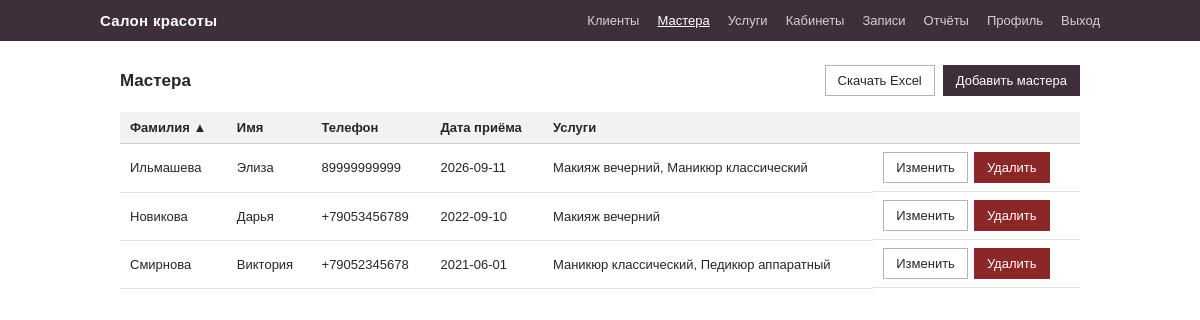
Screenshot of /frontend/pages/masters.php (signed in) with the database file from the repository.
### tables this page shows
CREATE TABLE `masters` (
  `id` int UNSIGNED NOT NULL,
  `last_name` varchar(50) NOT NULL,
  `first_name` varchar(50) NOT NULL,
  `phone` varchar(20) NOT NULL,
  `hire_date` date NOT NULL
);

### backend/functions/session.php (called while the page is built, shortened)
<?php
function h(?string $value): string
{
    return htmlspecialchars((string)$value, ENT_QUOTES, 'UTF-8');
}
function queryStringWith(array $overrides): string
{
    $params = array_merge($_GET, $overrides);
    return '?' . http_build_query($params);
}
function nextSortDirection(string $column, string $currentSort, string $currentDir): string
{
    return ($currentSort === $column && $currentDir === 'asc') ? 'desc' : 'asc';
}
function sortIndicator(string $column, string $currentSort, string $currentDir): string
{
    if ($currentSort !== $column) {
        return '';
    }
    return $currentDir === 'asc' ? ' ▲' : ' ▼';
}

### backend/classes/MasterContext.php (called while the page is built, shortened)
<?php
require_once __DIR__ . '/../models/Master.php';
class MasterContext
{
    private mysqli $mysqli;
    public function __construct(mysqli $mysqli)
    {
        $this->mysqli = $mysqli;
    }
    public function getAllWithServices(
        string $sortColumn = 'last_name',
        string $sortDirection = 'ASC',
        int $limit = 0,
        int $offset = 0
    ): array {
        $sortDirection = strtoupper($sortDirection) === 'DESC' ? 'DESC' : 'ASC';
        $sql = "SELECT m.id, m.last_name, m.first_name, m.phone, m.hire_date,
                       GROUP_CONCAT(s.name ORDER BY s.name SEPARATOR ', ') AS services
                FROM masters m
                LEFT JOIN master_service ms ON ms.master_id = m.id
                LEFT JOIN services s ON s.id = ms.service_id
                GROUP BY m.id
                ORDER BY m.{$sortColumn} {$sortDirection}";
        $params = [];
        $types = '';
        if ($limit > 0) {
            $sql .= " LIMIT ? OFFSET ?";
            $params = [$limit, $offset];
            $types = 'ii';
        }
        $stmt = $this->mysqli->prepare($sql);
        if ($params) {
            $stmt->bind_param($types, ...$params);
        }
        $stmt->execute();
        $result = $stmt->get_result();
        $rows = [];
        while ($row = $result->fetch_assoc()) {
            $rows[] = [
                'master'   => $this->mapRow($row),
                'services' => $row['services'] ?? '',
            ];
        }
        return $rows;
    }
    public function countAll(): int
    {
        $result = $this->mysqli->query("SELECT COUNT(*) AS cnt FROM masters");
        $row = $result->fetch_assoc();
        return (int)$row['cnt'];
    }
    private function mapRow(array $row): Master
    {
        return new Master(
            (int)$row['id'],
            $row['last_name'],
            $row['first_name'],
            $row['phone'],
            $row['hire_date']
        );
    }
}

### backend/models/Master.php (called while the page is built, shortened)
<?php
class Master
{
    public function __construct(
        int $id,
        string $last_name,
        string $first_name,
        string $phone,
        string $hire_date
    ) {
        $this->id = $id;
        $this->last_name = $last_name;
        $this->first_name = $first_name;
        $this->phone = $phone;
        $this->hire_date = $hire_date;
    }
}

### frontend/pages/masters.php (the view, shortened to what this page needs)
<?php
require_once __DIR__ . '/../../backend/functions/connectionDB.php';
require_once __DIR__ . '/../../backend/functions/session.php';
require_once __DIR__ . '/../../backend/classes/MasterContext.php';
$masterContext = new MasterContext($mysqli);
$action = $_GET['action'] ?? 'list';
$sort = in_array($_GET['sort'] ?? '', MasterContext::SORTABLE_COLUMNS, true) ? $_GET['sort'] : 'last_name';
$dir = ($_GET['dir'] ?? '') === 'desc' ? 'desc' : 'asc';
$perPage = 5;
$page = max(1, (int)($_GET['page'] ?? 1));
$totalMasters = ($action === 'list') ? $masterContext->countAll() : 0;
$totalPages = max(1, (int)ceil($totalMasters / $perPage));
$page = min($page, $totalPages);
$offset = ($page - 1) * $perPage;
$mastersWithServices = ($action === 'list') ? $masterContext->getAllWithServices($sort, $dir, $perPage, $offset) : [];
require_once __DIR__ . '/../elements/head.php';
require_once __DIR__ . '/../elements/siteHeader.php';
?>
<div class="container">
    <div class="page-header">
        <h1>Мастера</h1>
        <?php if ($action === 'list'): ?>
            <div class="header-actions">
                <a class="btn btn-secondary" href="exportExcel.php?entity=masters">Скачать Excel</a>
                <a class="btn" href="masters.php?action=add">Добавить мастера</a>
            </div>
        <?php endif; ?>
    </div>
    <?php if ($action === 'list'): ?>
        <table>
            <thead>
                <tr>
                    <th><a href="<?= h(queryStringWith(['sort' => 'last_name', 'dir' => nextSortDirection('last_name', $sort, $dir), 'page' => 1])) ?>">Фамилия<?= sortIndicator('last_name', $sort, $dir) ?></a></th>
                    <th><a href="<?= h(queryStringWith(['sort' => 'first_name', 'dir' => nextSortDirection('first_name', $sort, $dir), 'page' => 1])) ?>">Имя<?= sortIndicator('first_name', $sort, $dir) ?></a></th>
                    <th><a href="<?= h(queryStringWith(['sort' => 'phone', 'dir' => nextSortDirection('phone', $sort, $dir), 'page' => 1])) ?>">Телефон<?= sortIndicator('phone', $sort, $dir) ?></a></th>
                    <th><a href="<?= h(queryStringWith(['sort' => 'hire_date', 'dir' => nextSortDirection('hire_date', $sort, $dir), 'page' => 1])) ?>">Дата приёма<?= sortIndicator('hire_date', $sort, $dir) ?></a></th>
                    <th>Услуги</th>
                    <th></th>
                </tr>
            </thead>
            <tbody>
                <?php foreach ($mastersWithServices as $row): ?>
                    <?php $master = $row['master']; ?>
                    <tr>
                        <td><?= h($master->last_name) ?></td>
                        <td><?= h($master->first_name) ?></td>
                        <td><?= h($master->phone) ?></td>
                        <td><?= h($master->hire_date) ?></td>
                        <td><?= h($row['services'] !== '' ? $row['services'] : '—') ?></td>
                        <td class="actions">
                            <a class="btn btn-secondary" href="masters.php?action=edit&id=<?= $master->id ?>">Изменить</a>
                            <form method="post" action="masters.php" onsubmit="return confirm('Удалить мастера?');">
                                <button type="submit" class="btn btn-danger">Удалить</button>
                            </form>
                        </td>
                    </tr>
                <?php endforeach; ?>
            </tbody>
        </table>
    <?php endif; ?>
</div>
<?php require_once __DIR__ . '/../elements/footer.php'; ?>

### frontend/css/style.css (style rules this page uses)
* { box-sizing: border-box; }
body { margin: 0; font-family: Arial, Helvetica, sans-serif; background-color: #ffffff; color: #262626; }
a { color: #6b3f63; }
.page-header { display: flex; align-items: center; justify-content: space-between; margin-bottom: 16px; }
.page-header h1 { font-size: 17px; margin: 0; }
.container { max-width: 1000px; margin: 24px auto; padding: 0 20px; }
.header-actions { display: flex; gap: 8px; }
.btn { display: inline-block; padding: 7px 12px; border: 1px solid #3f2f3b; background-color: #3f2f3b; color: #ffffff; font-size: 13px; text-decoration: none; cursor: pointer; }
.btn-secondary { background-color: #ffffff; color: #262626; border-color: #b3b3b3; }
.btn-danger { background-color: #8a2727; border-color: #8a2727; }
table { width: 100%; border-collapse: collapse; background: #ffffff; }
th, td { text-align: left; padding: 8px 10px; border-bottom: 1px solid #e2e2e2; font-size: 13px; }
th { background-color: #f2f2f2; border-bottom: 1px solid #cfcfcf; }
th a { color: #262626; text-decoration: none; white-space: nowrap; }
td.actions { display: flex; gap: 6px; align-items: center; flex-wrap: wrap; }
td.actions form { margin: 0; }

### rows the page displays
masters: last_name "Ильмашева", first_name "Элиза", phone "89999999999", hire_date "2026-09-11", services "Макияж вечерний, Маникюр классический"
masters: last_name "Новикова", first_name "Дарья", phone "+79053456789", hire_date "2022-09-10", services "Макияж вечерний"
masters: last_name "Смирнова", first_name "Виктория", phone "+79052345678", hire_date "2021-06-01", services "Маникюр классический, Педикюр аппаратный"

### other values shown
sortIndicator('last_name', $sort, $dir) "▲"
